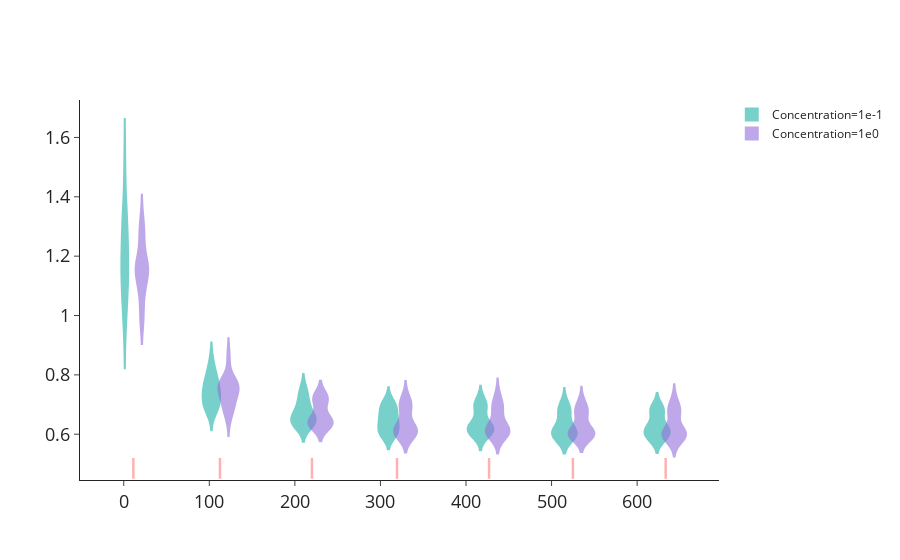

Write notebook code for a chart like this one.
### Code cell
# fig = px.violin(bi_df_long[bi_df_long.variable != 'bi'], x="epoch", y="value", color="tag",
#                 title="Segmentation Agreement with Human Subjects")
fig = go.Figure()
tag_names = ['Concentration=1e-1', 'Concentration=1e0']
shifts = [-10, 10, 0]

# update_tags_3m15 + update_tags_305 + update_tags_304 + update_tags_3m14 + \
#                 update_tags_306 + update_tags_307 + update_tags_316 + update_tags_317 + \
#                 update_tags_3m26 + update_tags_3m24 + update_tags_3m16 + update_tags_3m17 + \
#                 update_tags_205 + update_tags_2m15 + update_tags_4m15 + update_tags_4m24 + \
for i, tags in enumerate([update_tags_3m15 + update_tags_3m16 + update_tags_2m15,
                          update_tags_305 + update_tags_306 + update_tags_205]):
    df = n_rnns[(n_rnns.tag.isin(tags)) & (n_rnns.epoch.isin(range(1, 62, 10)))]
    fig.add_trace(
        go.Violin(x=df.training_time+shifts[i], y=df[f'mean_pe'], name=f"{tag_names[i]}", points=False,
                  fillcolor=colors[i], line_color=colors[i], opacity=0.6,
                  width=30, scalemode='width')
    )
    

fig.update_layout(layout)
fig.update_xaxes(x_axis)
fig.update_yaxes(y_axis)
fig.update_layout(#title=dict(text="Purity of SEM Action Categorization"),
                 showlegend=True)
# fig.update_xaxes(title_text="Amount of Training (minutes)")
# fig.update_yaxes(title_text=f"Prediction Error")
# fig.add_annotation(dict(font=dict(color='black',size=17),
#                                         x=.3,
#                                         y=.9,
#                                         showarrow=False,
#                                         text="Each violin groups over<br>Concentration=[1e-1, 1e0]<br>LR=[1e-2, 1e-3, 1e-4]",
#                                         textangle=0,
#                                         xanchor='left',
#                                         xref="paper",
#                                         yref="paper"))
fig.update_layout(shapes=[{'type': 'line','y0':0.45,'y1': 0.52,'x0': t, 
                           'x1': t,
                           'xref':'x1','yref':'y1',
                           'line': {'color': 'red','width': 2.5}} 
                          for t in df.training_time.unique()],
                 width=800)
fig.show()

### Figure 1 — Plotly figure (JSON) as saved in the notebook; plotly's stock layout.template omitted (floating-point values rounded to 4 significant figures)
{"data": [{"fillcolor": "lightseagreen", "line": {"color": "lightseagreen"}, "name": "Concentration=1e-1", "opacity": 0.6, "points": false, "scalemode": "width", "type": "violin", "width": 30, "x": [1.209, 1.209, 1.209, 1.209, 1.209, 1.209, 1.209, 1.209, 1.209, 1.209, 1.209, 1.209, 1.209, 1.209, 1.209, 1.209, 1.209, 102.4, 102.4, 102.4, 102.4, 102.4, 102.4, 102.4, 102.4, 102.4, 102.4, 102.4, 102.4, 102.4, 102.4, 102.4, 102.4, 210.0, 210.0, 210.0, 210.0, 210.0, 210.0, 210.0, 210.0, 210.0, 210.0, 210.0, 210.0, 210.0, 210.0, 210.0, 210.0, 309.4, 309.4, 309.4, 309.4, 309.4, 309.4, 309.4, 309.4, 309.4, 309.4, 309.4, 309.4, 309.4, 309.4, 309.4, 309.4, 417.0, 417.0, 417.0, 417.0, 417.0, 417.0, 417.0, 417.0, 417.0, 417.0, 417.0, 417.0, 417.0, 417.0, 417.0, 417.0, 514.9, 514.9, 514.9, 514.9, 514.9, 514.9, 514.9, 514.9, 514.9, 514.9, 514.9, 514.9, 514.9, 514.9, 514.9, 514.9, 623.3, 623.3, 623.3, 623.3, 623.3, 623.3, 623.3, 623.3, 623.3, 623.3, 623.3, 623.3, 623.3, 623.3, 623.3, 623.3], "y": [1.342, 1.168, 1.32, 1.006, 1.214, 1.194, 1.267, 1.071, 1.319, 1.148, 1.177, 1.293, 1.122, 1.071, 1.117, 0.9837, 1.501, 0.7509, 0.6743, 0.6952, 0.688, 0.7224, 0.8, 0.7294, 0.6987, 0.6959, 0.8139, 0.7471, 0.8481, 0.7345, 0.7654, 0.7868, 0.7698, 0.6477, 0.6285, 0.6693, 0.631, 0.6445, 0.6648, 0.6319, 0.6482, 0.6716, 0.6618, 0.6248, 0.714, 0.6961, 0.7532, 0.7449, 0.7122, 0.638, 0.5972, 0.6617, 0.6017, 0.6142, 0.6384, 0.6229, 0.6012, 0.6499, 0.6597, 0.601, 0.7002, 0.6801, 0.6953, 0.7105, 0.6914, 0.6315, 0.6086, 0.636, 0.6184, 0.6088, 0.6001, 0.626, 0.5959, 0.6241, 0.63, 0.6021, 0.6972, 0.6818, 0.7053, 0.7135, 0.6883, 0.6176, 0.5875, 0.6179, 0.597, 0.6058, 0.585, 0.6051, 0.5848, 0.622, 0.6298, 0.5907, 0.669, 0.6703, 0.6821, 0.7056, 0.6905, 0.6171, 0.6075, 0.6249, 0.5896, 0.6178, 0.5854, 0.6039, 0.5884, 0.624, 0.6223, 0.5839, 0.6792, 0.6647, 0.6842, 0.685, 0.6918]}, {"fillcolor": "mediumpurple", "line": {"color": "mediumpurple"}, "name": "Concentration=1e0", "opacity": 0.6, "points": false, "scalemode": "width", "type": "violin", "width": 30, "x": [21.21, 21.21, 21.21, 21.21, 21.21, 21.21, 21.21, 21.21, 21.21, 21.21, 21.21, 21.21, 21.21, 21.21, 21.21, 21.21, 21.21, 122.4, 122.4, 122.4, 122.4, 122.4, 122.4, 122.4, 122.4, 122.4, 122.4, 122.4, 122.4, 122.4, 122.4, 122.4, 122.4, 122.4, 230.0, 230.0, 230.0, 230.0, 230.0, 230.0, 230.0, 230.0, 230.0, 230.0, 230.0, 230.0, 230.0, 230.0, 230.0, 230.0, 230.0, 329.4, 329.4, 329.4, 329.4, 329.4, 329.4, 329.4, 329.4, 329.4, 329.4, 329.4, 329.4, 329.4, 329.4, 329.4, 329.4, 329.4, 437.0, 437.0, 437.0, 437.0, 437.0, 437.0, 437.0, 437.0, 437.0, 437.0, 437.0, 437.0, 437.0, 437.0, 437.0, 437.0, 437.0, 534.9, 534.9, 534.9, 534.9, 534.9, 534.9, 534.9, 534.9, 534.9, 534.9, 534.9, 534.9, 534.9, 534.9, 534.9, 534.9, 534.9, 643.3, 643.3, 643.3, 643.3, 643.3, 643.3, 643.3, 643.3, 643.3, 643.3, 643.3, 643.3, 643.3, 643.3, 643.3, 643.3, 643.3], "y": [1.275, 1.144, 1.098, 0.9932, 1.066, 1.32, 1.157, 1.153, 1.284, 0.9909, 1.157, 1.181, 1.146, 1.235, 1.167, 1.096, 1.173, 0.793, 0.7612, 0.8633, 0.7682, 0.7576, 0.7782, 0.7754, 0.6802, 0.6981, 0.7021, 0.7399, 0.7392, 0.6534, 0.7426, 0.6906, 0.7317, 0.7632, 0.7163, 0.7286, 0.7289, 0.7308, 0.7085, 0.7138, 0.6481, 0.6457, 0.6766, 0.6261, 0.6294, 0.6405, 0.6432, 0.6489, 0.6308, 0.6292, 0.6342, 0.6991, 0.6979, 0.7242, 0.7121, 0.6802, 0.6817, 0.6126, 0.6024, 0.6292, 0.6194, 0.6134, 0.5932, 0.5934, 0.6152, 0.6127, 0.6219, 0.598, 0.6965, 0.6897, 0.7072, 0.7337, 0.6622, 0.6804, 0.6175, 0.6011, 0.6218, 0.6142, 0.6096, 0.5894, 0.5984, 0.6218, 0.6137, 0.6214, 0.5957, 0.6834, 0.6694, 0.6938, 0.7103, 0.6722, 0.664, 0.601, 0.5925, 0.6098, 0.6181, 0.6138, 0.5901, 0.5895, 0.6028, 0.6019, 0.6075, 0.5948, 0.6721, 0.6703, 0.6835, 0.7146, 0.6736, 0.6975, 0.5974, 0.5985, 0.6085, 0.6122, 0.6166, 0.591, 0.5855, 0.5945, 0.6004, 0.6063, 0.5786]}], "layout": {"autosize": true, "margin": {"autoexpand": true}, "shapes": [{"line": {"color": "red", "width": 2.5}, "type": "line", "x0": 11.21, "x1": 11.21, "xref": "x", "y0": 0.45, "y1": 0.52, "yref": "y"}, {"line": {"color": "red", "width": 2.5}, "type": "line", "x0": 112.4, "x1": 112.4, "xref": "x", "y0": 0.45, "y1": 0.52, "yref": "y"}, {"line": {"color": "red", "width": 2.5}, "type": "line", "x0": 220.0, "x1": 220.0, "xref": "x", "y0": 0.45, "y1": 0.52, "yref": "y"}, {"line": {"color": "red", "width": 2.5}, "type": "line", "x0": 319.4, "x1": 319.4, "xref": "x", "y0": 0.45, "y1": 0.52, "yref": "y"}, {"line": {"color": "red", "width": 2.5}, "type": "line", "x0": 427.0, "x1": 427.0, "xref": "x", "y0": 0.45, "y1": 0.52, "yref": "y"}, {"line": {"color": "red", "width": 2.5}, "type": "line", "x0": 524.9, "x1": 524.9, "xref": "x", "y0": 0.45, "y1": 0.52, "yref": "y"}, {"line": {"color": "red", "width": 2.5}, "type": "line", "x0": 633.3, "x1": 633.3, "xref": "x", "y0": 0.45, "y1": 0.52, "yref": "y"}], "showlegend": true, "title": {"font": {"size": 22}, "x": 0.5}, "xaxis": {"autorange": true, "range": [-51.13, 695.7], "tickfont": {"size": 18}, "title": {"font": {"size": 20}}, "type": "linear"}, "yaxis": {"autorange": true, "range": [0.4411, 1.726], "tickfont": {"size": 18}, "title": {"font": {"size": 20}}, "type": "linear"}}}
